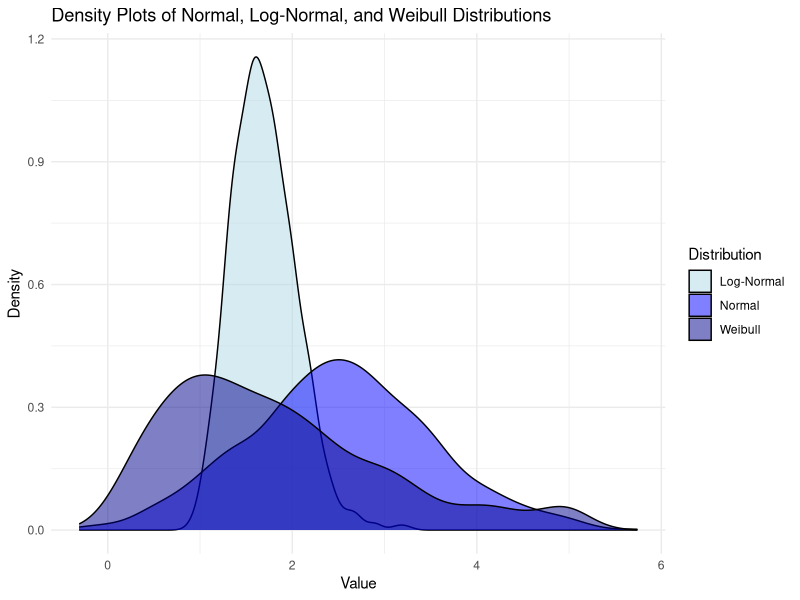

The R script that drew this image:
# Load necessary libraries
library(ggplot2)
library(dplyr)

# Set seed for reproducibility
set.seed(123)

# Generate data for Normal Distribution
n <- 1000  # Number of samples
normal_data <- rnorm(n, mean = 2.5, sd = 1)  # Mean = 2.5, SD = 1

# Generate data for Log-Normal Distribution
log_normal_data <- rlnorm(n, meanlog = 0.5, sdlog = 0.2)  # Log-normal parameters

# Generate data for Weibull Distribution
weibull_shape <- 1.5  # Shape parameter
weibull_scale <- 2.0   # Scale parameter
weibull_data <- rweibull(n, shape = weibull_shape, scale = weibull_scale)

# Cap Weibull data at a maximum of 5 for voltage
weibull_data[weibull_data > 5] <- 5

# Create a data frame for plotting
data <- data.frame(
  Value = c(normal_data, log_normal_data, weibull_data),
  Distribution = factor(rep(c("Normal", "Log-Normal", "Weibull"), each = n))
)

# Plot the distributions
ggplot(data, aes(x = Value, fill = Distribution)) +
  geom_density(alpha = 0.5) +
  labs(title = "Density Plots of Normal, Log-Normal, and Weibull Distributions",
       x = "Value",
       y = "Density") +
  theme_minimal() +
  scale_fill_manual(values = c("Normal" = "blue", "Log-Normal" = "lightblue", "Weibull" = "darkblue"))